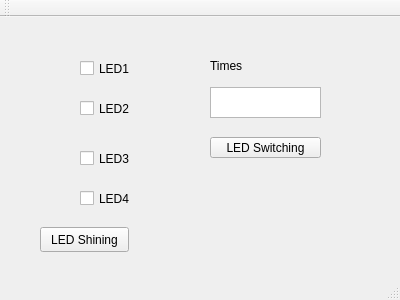
<?xml version="1.0" encoding="UTF-8"?>
<ui version="4.0">
 <class>MainWindow</class>
 <widget class="QMainWindow" name="MainWindow">
  <property name="geometry">
   <rect>
    <x>0</x>
    <y>0</y>
    <width>400</width>
    <height>300</height>
   </rect>
  </property>
  <property name="windowTitle">
   <string>MainWindow</string>
  </property>
  <widget class="QWidget" name="centralWidget">
   <widget class="QCheckBox" name="checkBox">
    <property name="geometry">
     <rect>
      <x>80</x>
      <y>40</y>
      <width>92</width>
      <height>23</height>
     </rect>
    </property>
    <property name="text">
     <string>LED1</string>
    </property>
   </widget>
   <widget class="QCheckBox" name="checkBox_2">
    <property name="geometry">
     <rect>
      <x>80</x>
      <y>80</y>
      <width>92</width>
      <height>23</height>
     </rect>
    </property>
    <property name="text">
     <string>LED2</string>
    </property>
   </widget>
   <widget class="QCheckBox" name="checkBox_3">
    <property name="geometry">
     <rect>
      <x>80</x>
      <y>130</y>
      <width>92</width>
      <height>23</height>
     </rect>
    </property>
    <property name="text">
     <string>LED3</string>
    </property>
   </widget>
   <widget class="QCheckBox" name="checkBox_4">
    <property name="geometry">
     <rect>
      <x>80</x>
      <y>170</y>
      <width>92</width>
      <height>23</height>
     </rect>
    </property>
    <property name="text">
     <string>LED4</string>
    </property>
   </widget>
   <widget class="QPushButton" name="pushButton">
    <property name="geometry">
     <rect>
      <x>40</x>
      <y>210</y>
      <width>89</width>
      <height>25</height>
     </rect>
    </property>
    <property name="text">
     <string>LED Shining</string>
    </property>
   </widget>
   <widget class="QLabel" name="label">
    <property name="geometry">
     <rect>
      <x>210</x>
      <y>40</y>
      <width>67</width>
      <height>17</height>
     </rect>
    </property>
    <property name="text">
     <string>Times</string>
    </property>
   </widget>
   <widget class="QTextEdit" name="textEdit">
    <property name="geometry">
     <rect>
      <x>210</x>
      <y>70</y>
      <width>111</width>
      <height>31</height>
     </rect>
    </property>
   </widget>
   <widget class="QPushButton" name="pushButton_2">
    <property name="geometry">
     <rect>
      <x>210</x>
      <y>120</y>
      <width>111</width>
      <height>21</height>
     </rect>
    </property>
    <property name="text">
     <string>LED Switching</string>
    </property>
   </widget>
   <widget class="QLabel" name="label_2">
    <property name="geometry">
     <rect>
      <x>20</x>
      <y>20</y>
      <width>41</width>
      <height>41</height>
     </rect>
    </property>
    <property name="text">
     <string/>
    </property>
    <property name="pixmap">
     <pixmap>../Downloads/Light-Bulb-feat.jpg</pixmap>
    </property>
   </widget>
   <widget class="QLabel" name="label_3">
    <property name="geometry">
     <rect>
      <x>20</x>
      <y>70</y>
      <width>41</width>
      <height>41</height>
     </rect>
    </property>
    <property name="text">
     <string/>
    </property>
    <property name="pixmap">
     <pixmap>../Downloads/Light-Bulb-feat.jpg</pixmap>
    </property>
   </widget>
   <widget class="QLabel" name="label_4">
    <property name="geometry">
     <rect>
      <x>20</x>
      <y>120</y>
      <width>41</width>
      <height>41</height>
     </rect>
    </property>
    <property name="text">
     <string/>
    </property>
    <property name="pixmap">
     <pixmap>../Downloads/Light-Bulb-feat.jpg</pixmap>
    </property>
   </widget>
   <widget class="QLabel" name="label_5">
    <property name="geometry">
     <rect>
      <x>20</x>
      <y>160</y>
      <width>41</width>
      <height>41</height>
     </rect>
    </property>
    <property name="text">
     <string/>
    </property>
    <property name="pixmap">
     <pixmap>../Downloads/Light-Bulb-feat.jpg</pixmap>
    </property>
   </widget>
  </widget>
  <widget class="QMenuBar" name="menuBar">
   <property name="geometry">
    <rect>
     <x>0</x>
     <y>0</y>
     <width>400</width>
     <height>22</height>
    </rect>
   </property>
  </widget>
  <widget class="QToolBar" name="mainToolBar">
   <attribute name="toolBarArea">
    <enum>TopToolBarArea</enum>
   </attribute>
   <attribute name="toolBarBreak">
    <bool>false</bool>
   </attribute>
  </widget>
  <widget class="QStatusBar" name="statusBar"/>
 </widget>
 <layoutdefault spacing="6" margin="11"/>
 <resources/>
 <connections/>
</ui>
